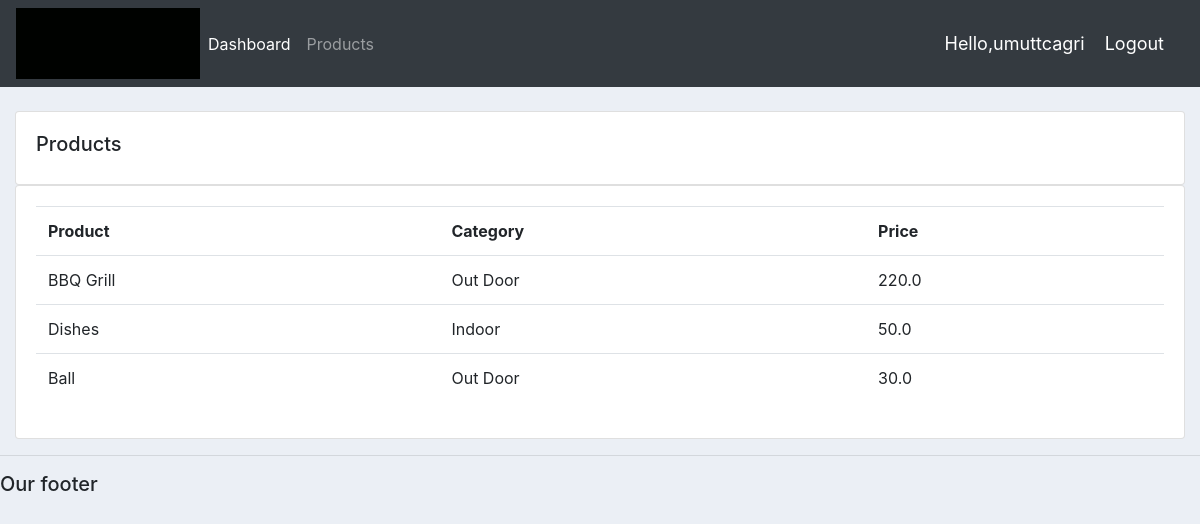
Screenshot of /products/ (signed in) with the database file from the repository.
### accounts/models.py (models this page shows, shortened)
class Product(models.Model):
    CATEGORY = (
        ('Indoor', 'Indoor'),
        ('Out Door', 'Out Door'),
        )
    name = models.CharField(max_length=200, null=True)
    price = models.FloatField(null=True)
    category = models.CharField(max_length=200, null=True, choices=CATEGORY)
    description = models.CharField(max_length=200, null=True, blank=True)
    date_created = models.DateTimeField(auto_now_add=True, null=True)
    tags = models.ManyToManyField(Tag)

### accounts/decorators.py (the view)
        def  wrapper_func(request, *args, **kwargs):
            group = None
            if request.user.groups.exists():
                group = request.user.groups.all()[0].name
            if group in allowed_roles:
                return view_func(request, *args, **kwargs)
            else:
                return HttpResponse('You are not authorized to view this page')

### accounts/views.py (called while the page is built)
@login_required(login_url='login')
@allowed_users(allowed_roles=['admin'])
def products(request):
    products = Product.objects.all()
    return render(request,'accounts/products.html', {'products':products})

### accounts/templates/accounts/products.html
{%  extends 'accounts/main.html' %}
{% block content %}
        <br>
        <div class="row">
            <div class="col-md">
                <div class="card card-body">
                    <h5>Products</h5>
                </div>
                <div class="card card-body">
                    <table class="table">
                        <tr>
                            <th>Product</th>
                            <th>Category</th>
                            <th>Price</th>
                        </tr>
                        {% for i in products %}
                            <tr>
                                <td>{{i.name}}</td>
                                <td>{{i.category}}</td>
                                <td>{{i.price}}</td>
                            </tr>
                        {% endfor %}
                    </table>
                </div>
            </div>
        </div>
{% endblock content %}

### accounts/templates/accounts/navbar.html (shortened to what this page needs)
{% load static %}
<nav class="navbar navbar-expand-lg navbar-dark bg-dark">
  <img src="{% static 'images/hope.gif' %}">
  <div class="collapse navbar-collapse" id="navbarNav">
    <ul class="navbar-nav">
      {% if request.user.is_staff %}
      <li class="nav-item active">
        <a class="nav-link" href="{% url 'home' %}">Dashboard</a>
      </li>
      <li class="nav-item">
        <a class="nav-link" href="{% url 'products' %}">Products</a>
      </li>
      {% else %}
      <li class="nav-item">
        <a class="nav-link" href="{% url 'account' %}">Settings</a>
      </li>
      {% endif %}
    </ul>
  </div>
  <span class="hello-msg">Hello,{{request.user}}</span>
  <span ><a class="hello-msg" href="{% url 'logout' %}">Logout</a></span>
</nav>

### static/css/main.css (style rules this page uses)
body { background-color: #ebeff5; }

### accounts/templates/accounts/navbar.html (style rules this page uses)
.hello-msg { font-size: 18px; color: #fff; margin-right: 20px; }

### rows the page displays
Product: name "BBQ Grill", category "Out Door", price "220.0"
Product: name "Dishes", category "Indoor", price "50.0"
Product: name "Ball", category "Out Door", price "30.0"

### other values shown
{{ request.user }} "umuttcagri"
